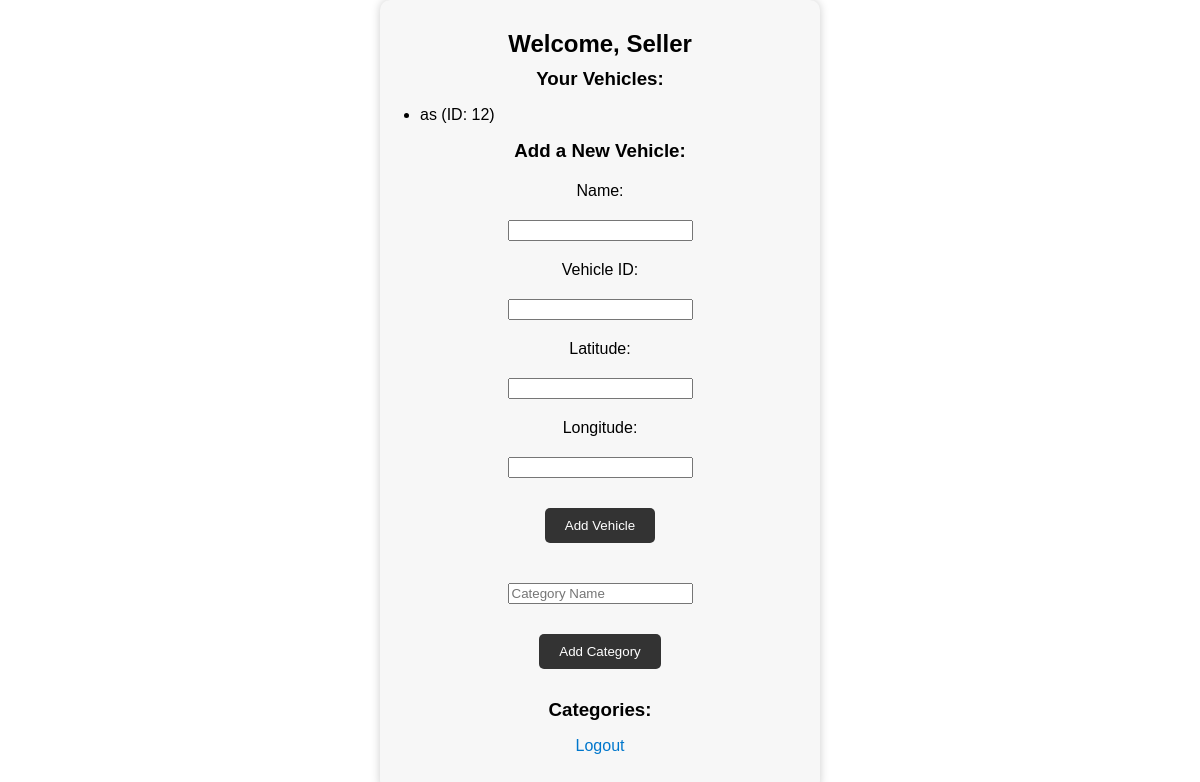
Before: /seller_dashboard/1 with the older database file.
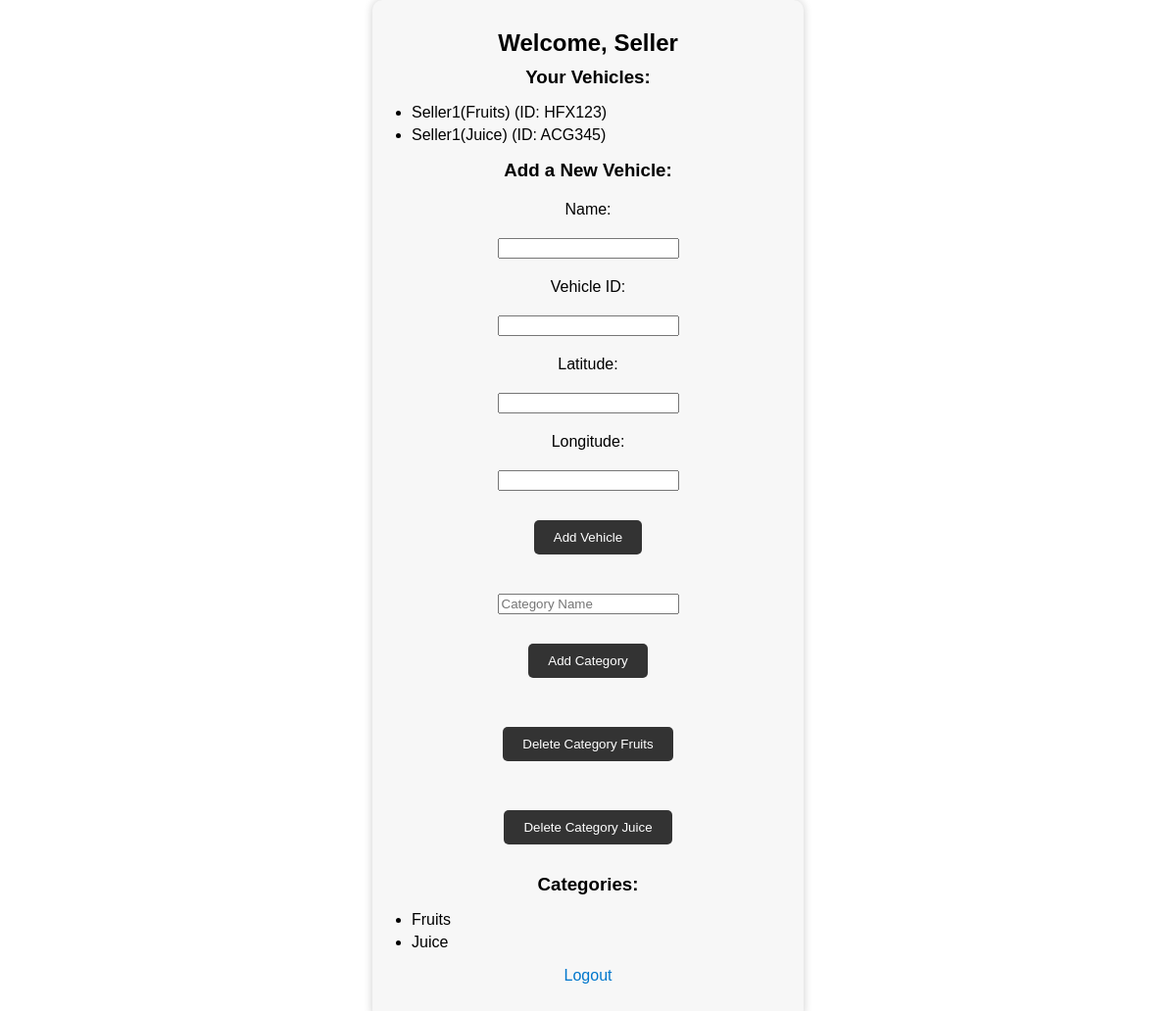
After: the same page with the newer database file.
### app.py (models this page shows)
class Vehicle(db.Model):
    id = db.Column(db.Integer, primary_key=True)
    name = db.Column(db.String(80))
    vehicle_id = db.Column(db.String(20))
    latitude = db.Column(db.Float)
    longitude = db.Column(db.Float)
    seller_id = db.Column(db.Integer, db.ForeignKey('seller.id'))

class Category(db.Model):
    id = db.Column(db.Integer, primary_key=True)
    name = db.Column(db.String(120), nullable=False)
    seller_id = db.Column(db.Integer, nullable=False)

### app.py (the view, shortened to what this page needs)
@app.route('/seller_dashboard/<int:seller_id>', methods=['GET', 'POST'])
def seller_dashboard(seller_id):
    seller = Seller.query.get(seller_id)
    if seller:
        vehicles = Vehicle.query.filter_by(seller_id=seller_id).all()
        categories = Category.query.filter_by(seller_id=seller_id).all()
        return render_template('seller_dashboard.html', seller=seller, vehicles=vehicles, categories=categories)
    else:
        return "Seller not found"

### templates/seller_dashboard.html (shortened to what this page needs)
<!DOCTYPE html>
<html>
<head>
</head>
<body>
    <div class="container">
        <h2>Welcome, Seller</h2>
        <h3>Your Vehicles:</h3>
        <ul>
            {% for vehicle in vehicles %}
            <li>{{ vehicle.name }} (ID: {{ vehicle.vehicle_id }})</li>
            {% endfor %}
        </ul>
        <h3>Add a New Vehicle:</h3>
        <form method="POST" action="/seller_dashboard/{{ seller.id }}">
            <label for="name">Name:</label>
            <input type="text" id="name" name="name" required>
            <label for="vehicle_id">Vehicle ID:</label>
            <input type="text" id="vehicle_id" name="vehicle_id" required>
            <label for="latitude">Latitude:</label>
            <input type="text" id="latitude" name="latitude" required>
            <label for="longitude">Longitude:</label>
            <input type="text" id="longitude" name="longitude" required>
            <button type="submit">Add Vehicle</button>
        </form>
        <form action="{{ url_for('add_category') }}" method="POST">
            <input type="text" name="name" placeholder="Category Name" required>
            <button type="submit">Add Category</button>
        </form>
        {% for category in categories %}
        <form method="POST" action="/delete_category/{{ category.id }}">
            <button type="submit">Delete Category {{ category.name }}</button>
        </form>
        {% endfor %}
        <h3>Categories:</h3>
        <ul>
            {% for category in categories %}
            <li>{{ category.name }}</li>
            {% endfor %}
        </ul>
        <p><a href="{{ url_for('logout') }}">Logout</a></p>
    </div>
</body>
</html>

Changed rows visible on the page:
changed Vehicle: name "as" → "Seller1(Fruits)"; vehicle_id "12" → "HFX123"
now on this page (row edited): Vehicle: name "Seller1(Juice)", vehicle_id "ACG345"
added Category: name "Fruits"
added Category: name "Juice"
